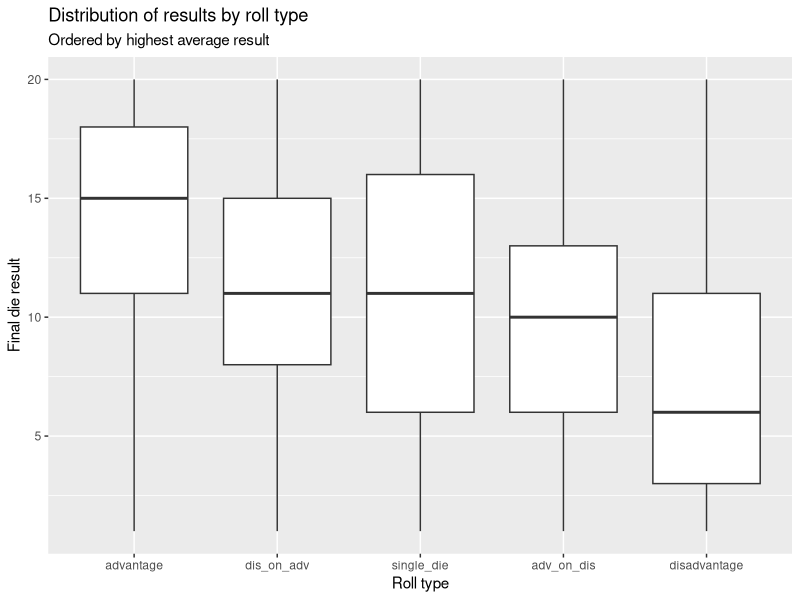
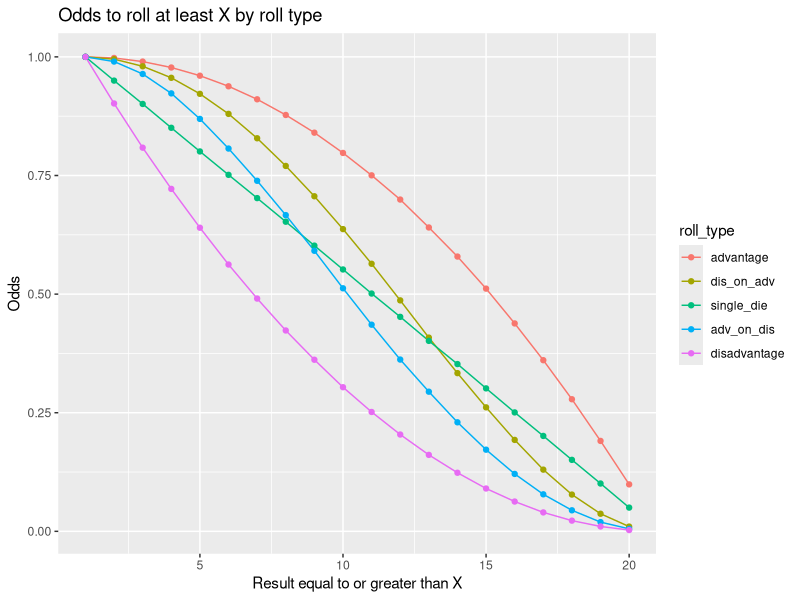
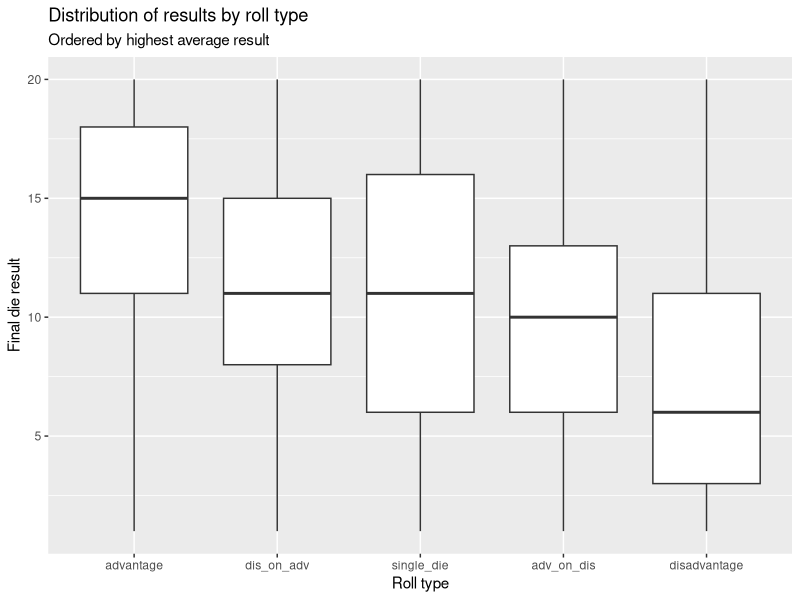
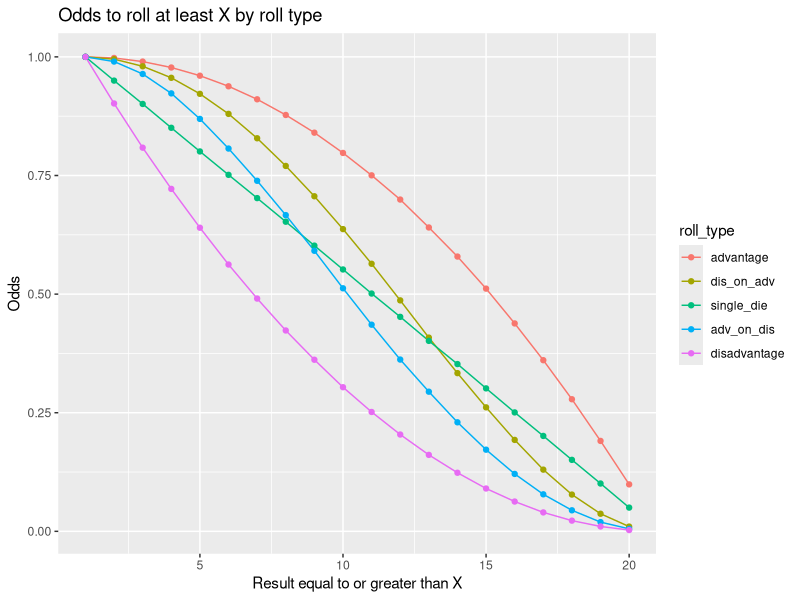

These figures' R source, in order:
## ---- chunk 1
library(tidyverse)
rolld20 <- function(n=1){
  sample(1:20, n, replace = TRUE)
}
## ---- chunk 2
single_die <- vector(mode = "numeric", length = 100000)
adv_vec <- vector(mode = "numeric", length = 100000)
dis_vec <- vector(mode = "numeric", length = 100000)
adv_of_dis_vec <- vector(mode = "numeric", length = 100000)
dis_of_adv_vec <- vector(mode = "numeric", length = 100000)
for(i in 1:100000){
  single_die[i] <- rolld20(1)
  #advantage
  adv_vec[i] <- max(rolld20(2))
  #disadvantage
  dis_vec[i] <- min(rolld20(2))
  #advantage of disadvantage
  adv_of_dis_vec[i] <- max(
    c(min(rolld20(2)),
      min(rolld20(2)))
  )
  #disadvantage of advantage
  dis_of_adv_vec[i] <- min(
    c(max(rolld20(2)),
      max(rolld20(2)))
  )
}

dfroll <- data.frame(single_die,
                     advantage = adv_vec,
                     disadvantage = dis_vec,
                     adv_on_dis = adv_of_dis_vec,
                     dis_on_adv = dis_of_adv_vec) %>% 
  select(advantage, dis_on_adv, single_die, adv_on_dis, disadvantage)

dfroll_long <- dfroll %>%
  mutate(id = row_number()) %>% 
  pivot_longer(cols = -id,
               names_to = "roll_type",
               values_to = "result") %>% 
  mutate(roll_type = factor(roll_type, levels = c("advantage",
                                                  "dis_on_adv",
                                                  "single_die",
                                                  "adv_on_dis",
                                                  "disadvantage"
                                                  )))
## ---- chunk 3
summary(dfroll)

ggplot(dfroll_long, aes(x = roll_type, y = result)) +
  geom_boxplot() +
  labs(title = "Distribution of results by roll type",
       subtitle = "Ordered by highest average result",
       y = "Final die result",
       x = "Roll type")

ggsave("avg_result.jpg")

by_num_df <- data.frame()
for(i in 1:20){
  temp_df <- dfroll_long %>% 
   group_by(roll_type) %>% 
    summarise(pct_eq_or_over = mean(result >= i)) %>% 
    mutate(num = i)
  
  by_num_df <- bind_rows(by_num_df, temp_df)
}


ggplot(by_num_df, aes(x = num, y = pct_eq_or_over, group = roll_type,
                      color = roll_type)) +
  geom_line() +
  geom_point() +
  labs(title = "Odds to roll at least X by roll type",
       y = "Odds",
       x = "Result equal to or greater than X")


ggsave("odds_of_x.jpg")
